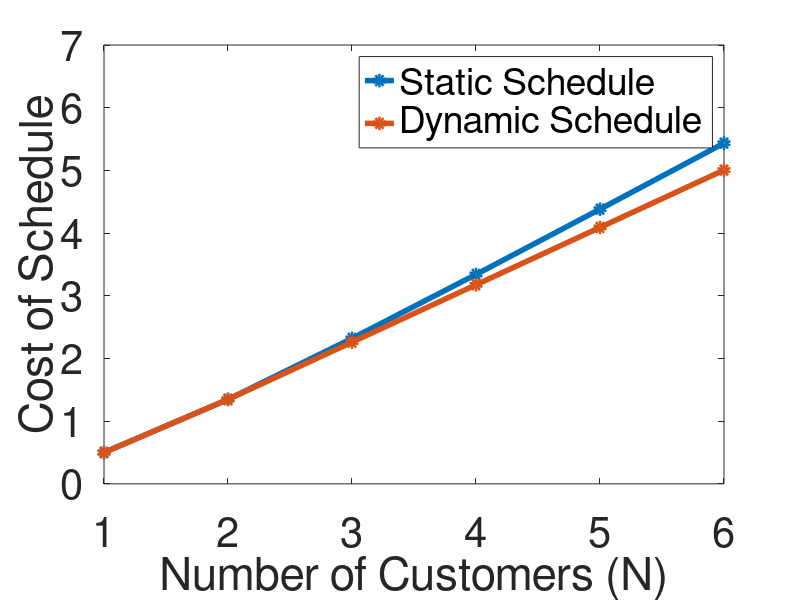
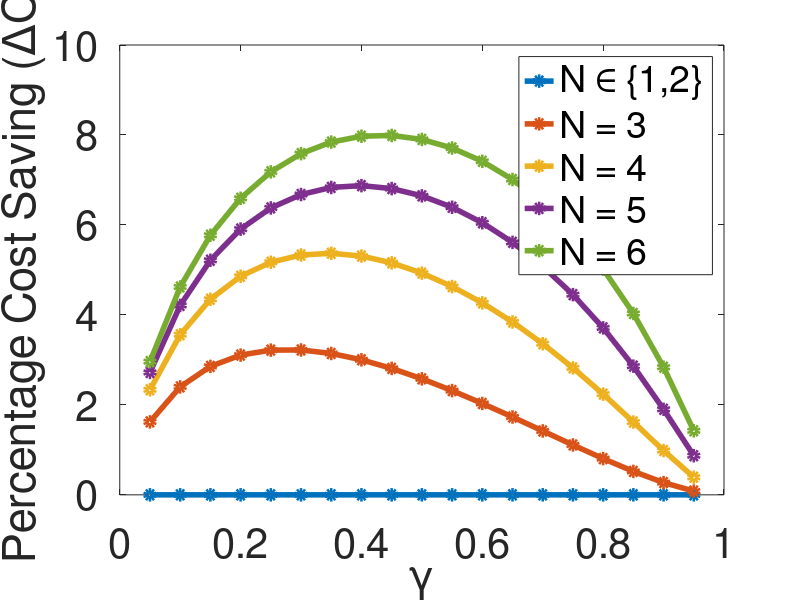

The MATLAB source for these figures, in order:
n = 1:6;
gamma = 0.05:0.05:0.95;

static = [0.05, 0.1, 0.15, 0.2, 0.25, 0.3, 0.35, 0.4, 0.45, 0.5, 0.55, 0.6, 0.65, 0.7, 0.75, 0.8, 0.85, 0.9, 0.95; 0.249786613787, 0.430258509437, 0.584567997733, 0.72188758259, 0.846573590282, 0.961191841298, 1.06743774357, 1.16651629276, 1.2593284633, 1.34657359028, 1.42881035042, 1.50649537426, 1.58000889547, 1.64967246076, 1.71576155434, 1.77851484105, 1.83814109009, 1.89482446409, 1.94872862967; 0.456139259305, 0.779509258856, 1.05297376817, 1.29340893777, 1.50862744554, 1.703118104, 1.87976584491, 2.04055362861, 2.18690279456, 2.31985755401, 2.44019288584, 2.54848085544, 2.64513231238, 2.73042250963, 2.80450453837, 2.86741074975, 2.91903661633, 2.95908518725, 2.98687556358; 0.663091919292, 1.13139512726, 1.52729841803, 1.87515237768, 2.18602221379, 2.46613180948, 2.71937249922, 2.94831750366, 3.15470777355, 3.33971007415, 3.50406232662, 3.64815624885, 3.77208056119, 3.87563496429, 3.9583166729, 4.01927206213, 4.05718741913, 4.07003494377, 4.05431961858; 0.87014587343, 1.48391088322, 2.00331236522, 2.46017528594, 2.86878978092, 3.23707588846, 3.56988420147, 3.87032170231, 4.14037987211, 4.38126135857, 4.59355558869, 4.77732747357, 4.9321471965, 5.05707023646, 5.15056248945, 5.21034625212, 5.23310088216, 5.21382062823, 5.1440226666; 1.07722094147, 1.8366116667, 2.47991457969, 3.04647154946, 3.55381525904, 4.01156698275, 4.42553362675, 4.79934601095, 5.13522830321, 5.43439068981, 5.69723073406, 5.92342089305, 6.11191325163, 6.26086669959, 6.36747892172, 6.4276710699, 6.43549435794, 6.38188439374, 6.25128011916];
dynamic = [0.05, 0.1, 0.15, 0.2, 0.25, 0.3, 0.35, 0.4, 0.45, 0.5, 0.55, 0.6, 0.65, 0.7, 0.75, 0.8, 0.85, 0.9, 0.95; 0.249787, 0.430259, 0.584568, 0.721888, 0.846574, 0.961192, 1.06744, 1.16652, 1.25933, 1.34657, 1.42881, 1.5065, 1.58001, 1.64967, 1.71576, 1.77851, 1.83814, 1.89482, 1.94873; 0.448742, 0.7608, 1.02291, 1.25323, 1.4601, 1.64827, 1.82069, 1.9793, 2.12544, 2.26002, 2.38365, 2.49671, 2.59936, 2.69165, 2.77341, 2.84432, 2.90383, 2.95104, 2.9844; 0.647606, 1.09112, 1.4609, 1.78405, 2.07299, 2.33466, 2.57334, 2.79184, 2.99202, 3.17509, 3.3418, 3.49249, 3.62716, 3.74545, 3.8466, 3.92931, 3.99154, 4.02996, 4.03848; 0.846464, 1.42143, 1.89885, 2.31484, 2.68583, 3.02098, 3.32592, 3.60429, 3.85849, 4.09006, 4.2999, 4.48837, 4.65532, 4.80009, 4.92136, 5.01698, 5.0834, 5.11469, 5.09928; 1.04532, 1.75174, 2.33681, 2.84563, 3.29867, 3.7073, 4.07849, 4.41673, 4.72496, 5.00503, 5.258, 5.48425, 5.6835, 5.85478, 5.99629, 6.10502, 6.17603, 6.20082, 6.16228];

advantage = 100 * (static - dynamic) ./ static;

figure()
plot(n, [static(:,10), dynamic(:,10)], 'o-', 'LineWidth', 4)

ylim([0,7])
xlabel('Number of Customers (N)')
ylabel('Cost of Schedule')
legend('Static Schedule', 'Dynamic Schedule')

set(gca, 'FontSize', 30)

figure()
plot(gamma, advantage([1,3:6],:)', 'o-', 'LineWidth', 4)

xlim([0,1])
ylim([0,10])
xlabel('\gamma')
ylabel('Percentage Cost Saving (\DeltaC)')
legend('N \in \{1,2\}', 'N = 3', 'N = 4', 'N = 5', 'N = 6')

set(gca, 'FontSize', 30)

[M, I] = max(advantage, [], 2);
gamma(I)